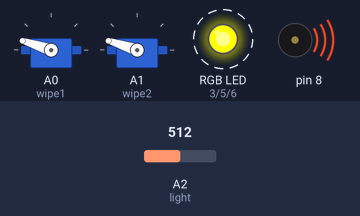
Simulated run of this sketch. Board: Arduino Uno, built with avr-gcc and run on an emulated ATmega328P. On the bench: 2 × servo, an RGB LED mixed from three pins (HIGH = lit), buzzer (waves = sounding). Dashed ring = blinking. Inputs (shaded band) come from the test bench; at power-on: A2 (light) = 512.

Above: at 1.2 s.
1.3 s: A2 (light) set to 787
4.3 s: A2 (light) set to 815
At 4.65 s:
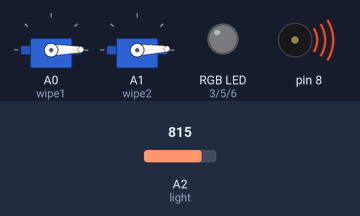
7.3 s: A2 (light) set to 790
At 7.96 s:
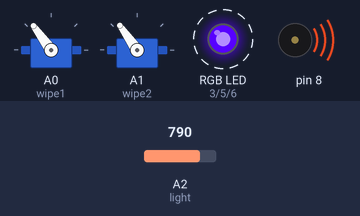
10.3 s: A2 (light) set to 810
At 10.68 s:
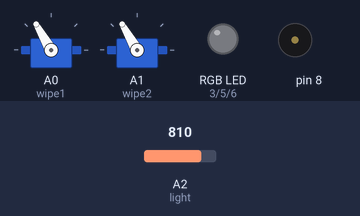
13.3 s: A2 (light) set to 716
At 13.98 s:
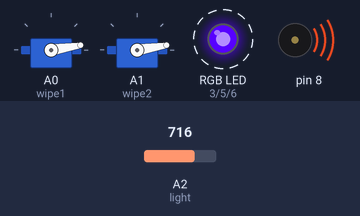
Timing chart, 0 to 26.1 s (numbered marks = the images above; inputs shaded):
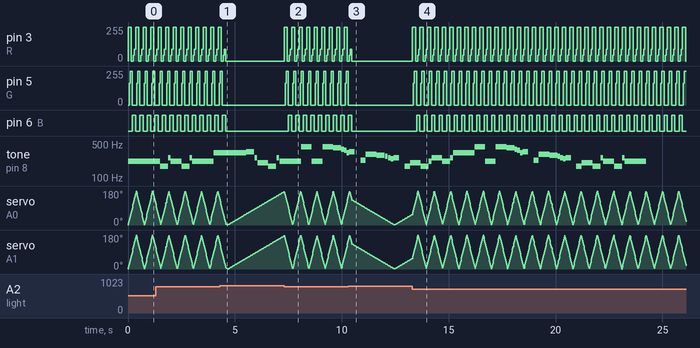

Measured:
- the behaviour switches between 800 and 801 on A2 (light) (found by bisection; images 0 and 1)
- after the input at 4.3 s, pin 5 (G): goes on until 4.4 s, then stays 0/255; pin 6 (B): goes on until 4.6 s, then stays LOW
- after the input at 7.3 s, pin 3 (R): 0/255 → 255/255 at once, then repeats every 0.35 s: 0/255 0.10 s, 43/255 0.05 s, 87/255 0.05 s, 255/255 0.15 s; pin 5 (G): 0/255 → 165/255 after 0.05 s, then repeats every 0.35 s: 255/255 0.10 s, 0/255 0.20 s, 165/255 0.05 s; pin 6 (B): alternates HIGH for 0.15 s and LOW for 0.20 s, starting after 0.20 s
- after the input at 10.3 s, pin 5 (G): goes on until 10.3 s, then stays 0/255; pin 6 (B): goes on until 10.5 s, then stays LOW
- after the input at 13.3 s, pin 3 (R): 0/255 → 255/255 at once, then repeats every 0.35 s: 0/255 0.10 s, 43/255 0.05 s, 87/255 0.05 s, 255/255 0.15 s; pin 5 (G): 0/255 → 165/255 after 0.05 s, then repeats every 0.35 s: 255/255 0.10 s, 0/255 0.20 s, 165/255 0.05 s; pin 6 (B): alternates HIGH for 0.15 s and LOW for 0.20 s, starting after 0.20 s
- by itself, pin 5 (G): repeats every 0.35 s: 255/255 0.10 s, 0/255 0.20 s, 165/255 0.05 s
- by itself, pin 6 (B): alternates HIGH for 0.15 s and LOW for 0.20 s

The sketch:

Final_project_104000033_2.ino
```cpp
#include <Arduino_FreeRTOS.h>
#include <Servo.h>

#define  C0 16.35
#define Db0 17.32
#define D0  18.35
#define Eb0 19.45
#define E0  20.60
#define F0  21.83
#define Gb0 23.12
#define G0  24.50
#define Ab0 25.96
#define LA0 27.50
#define Bb0 29.14
#define B0  30.87
#define C1  32.70
#define Db1 34.65
#define D1  36.71
#define Eb1 38.89
#define E1  41.20
#define F1  43.65
#define Gb1 46.25
#define G1  49.00
#define Ab1 51.91
#define LA1 55.00
#define Bb1 58.27
#define B1  61.74
#define C2  65.41
#define Db2 69.30
#define D2  73.42
#define Eb2 77.78
#define E2  82.41
#define F2  87.31
#define Gb2 92.50
#define G2  98.00
#define Ab2 103.83
#define LA2 110.00
#define Bb2 116.54
#define B2  123.47
#define C3  130.81
#define Db3 138.59
#define D3  146.83
#define Eb3 155.56
#define E3  164.81
#define F3  174.61
#define Gb3 185.00
#define G3  196.00
#define Ab3 207.65
#define LA3 220.00
#define Bb3 233.08
#define B3  246.94
#define C4  261.63
#define Db4 277.18
#define D4  293.66
#define Eb4 311.13
#define E4  329.63
#define F4  349.23
#define Gb4 369.99
#define G4  392.00
#define Ab4 415.30
#define LA4 440.00
#define Bb4 466.16
#define B4  493.88
#define C5  523.25
#define Db5 554.37
#define D5  587.33
#define Eb5 622.25
#define E5  659.26
#define F5  698.46
#define Gb5 739.99
#define G5  783.99
#define Ab5 830.61
#define LA5 880.00
#define Bb5 932.33
#define B5  987.77
#define C6  1046.50
#define Db6 1108.73
#define D6  1174.66
#define Eb6 1244.51
#define E6  1318.51
#define F6  1396.91
#define Gb6 1479.98
#define G6  1567.98
#define Ab6 1661.22
#define LA6 1760.00
#define Bb6 1864.66
#define B6  1975.53
#define C7  2093.00
#define Db7 2217.46
#define D7  2349.32
#define Eb7 2489.02
#define E7  2637.02
#define F7  2793.83
#define Gb7 2959.96
#define G7  3135.96
#define Ab7 3322.44
#define LA7 3520.01
#define Bb7 3729.31
#define B7  3951.07
#define C8  4186.01
#define Db8 4434.92
#define D8  4698.64
#define Eb8 4978.03
// DURATION OF THE NOTES
#define BPM 120    //  you can change this value changing all the others
#define H 2*Q //half 2/4
#define Q 60000/BPM //quarter 1/4
#define E Q/2   //eighth 1/8
#define S Q/4 // sixteenth 1/16
#define W 4*Q // whole 4/4

int pr;
//Servo
Servo wipe1;
Servo wipe2;

// RGB pin
const int R = 3;
const int G = 5;
const int B = 6;
void setup() {
  pinMode(8, OUTPUT);
  //light
  pinMode(A2, INPUT);

  //Servo
  wipe1.attach(A0);

  //servo
  wipe2.attach(A1);

  xTaskCreate(singing, (const portCHAR *)"singing", 128, NULL, 1, NULL);
  xTaskCreate(wiping1, (const portCHAR *)"wiping1", 128, NULL, 1, NULL);
  xTaskCreate(wiping2, (const portCHAR *)"wiping2", 128, NULL, 1, NULL);
  xTaskCreate(light, (const portCHAR *)"light", 80, NULL, 1, NULL);
}
void loop() {

}
void light(void *pvParameters) {
  (void) pvParameters;
  for ( ;; ) {
    pr = analogRead(A2);
    if (pr > 800) {
      analogWrite(R, 0);
      analogWrite(G, 0);
      analogWrite(B, 0);
    }
    else {
      rainbow();
    }
  }
}
void rainbow() {
  //red
  analogWrite(R, 255);
  analogWrite(G, 0);
  analogWrite(B, 0);
  delay(50);
  //orange
  analogWrite(R, 255);
  analogWrite(G, 165);
  analogWrite(B, 0);
  delay(50);
  //yellow
  analogWrite(R, 255);
  analogWrite(G, 255);
  analogWrite(B, 0);
  delay(50);
  //green
  analogWrite(R, 0);
  analogWrite(G, 255);
  analogWrite(B, 0);
  delay(50);
  //blue
  analogWrite(R, 0);
  analogWrite(G, 0);
  analogWrite(B, 255);
  delay(50);
  //indigo
  analogWrite(R, 43);
  analogWrite(G, 0);
  analogWrite(B, 255);
  delay(50);
  //purple
  analogWrite(R, 87);
  analogWrite(G, 0);
  analogWrite(B, 255);
  delay(50);
}
void wiping1(void *pvParameters) {
  (void) pvParameters;
  for ( ;; ) {
    for (int i = 0; i < 180; i++) {
      wipe1.write(i);
      delay(2);
      //delay(2);
    }
    for (int i = 180; i > 0; i--) {
      wipe1.write(i);
      delay(2);
      //delay(2);
    }
  }
}
void wiping2(void *pvParameters) {
  (void) pvParameters;
  for ( ;; ) {

    for (int i = 0; i < 180; i++) {
      wipe2.write(i);
      delay(2);
      //delay(2);
    }
    for (int i = 180; i > 0; i--) {
      wipe2.write(i);
      delay(2);
      //delay(2);
    }
  }
}
void singing(void *pvParameters) {
  (void) pvParameters;
  for ( ;; ) {
    tone(8, LA3, Q);
    delay(1 + Q);
    tone(8, LA3, Q);
    delay(1 + Q);
    tone(8, LA3, Q);
    delay(1 + Q);
    tone(8, F3, E + S);
    delay(1 + E + S);
    tone(8, C4, S);
    delay(1 + S);

    tone(8, LA3, Q);
    delay(1 + Q);
    tone(8, F3, E + S);
    delay(1 + E + S);
    tone(8, C4, S);
    delay(1 + S);
    tone(8, LA3, H);
    delay(1 + H);

    tone(8, E4, Q);
    delay(1 + Q);
    tone(8, E4, Q);
    delay(1 + Q);
    tone(8, E4, Q);
    delay(1 + Q);
    tone(8, F4, E + S);
    delay(1 + E + S);
    tone(8, C4, S);
    delay(1 + S);

    tone(8, Ab3, Q);
    delay(1 + Q);
    tone(8, F3, E + S);
    delay(1 + E + S);
    tone(8, C4, S);
    delay(1 + S);
    tone(8, LA3, H);
    delay(1 + H);

    tone(8, LA4, Q);
    delay(1 + Q);
    tone(8, LA3, E + S);
    delay(1 + E + S);
    tone(8, LA3, S);
    delay(1 + S);
    tone(8, LA4, Q);
    delay(1 + Q);
    tone(8, Ab4, E + S);
    delay(1 + E + S);
    tone(8, G4, S);
    delay(1 + S);

    tone(8, Gb4, S);
    delay(1 + S);
    tone(8, E4, S);
    delay(1 + S);
    tone(8, F4, E);
    delay(1 + E);
    delay(1 + E);
    tone(8, Bb3, E);
    delay(1 + E);
    tone(8, Eb4, Q);
    delay(1 + Q);
    tone(8, D4, E + S);
    delay(1 + E + S);
    tone(8, Db4, S);
    delay(1 + S);

    tone(8, C4, S);
    delay(1 + S);
    tone(8, B3, S);
    delay(1 + S);
    tone(8, C4, E);
    delay(1 + E);
    delay(1 + E);
    tone(8, F3, E);
    delay(1 + E);
    tone(8, Ab3, Q);
    delay(1 + Q);
    tone(8, F3, E + S);
    delay(1 + E + S);
    tone(8, LA3, S);
    delay(1 + S);

    tone(8, C4, Q);
    delay(1 + Q);
    tone(8, LA3, E + S);
    delay(1 + E + S);
    tone(8, C4, S);
    delay(1 + S);
    tone(8, E4, H);
    delay(1 + H);

    tone(8, LA4, Q);
    delay(1 + Q);
    tone(8, LA3, E + S);
    delay(1 + E + S);
    tone(8, LA3, S);
    delay(1 + S);
    tone(8, LA4, Q);
    delay(1 + Q);
    tone(8, Ab4, E + S);
    delay(1 + E + S);
    tone(8, G4, S);
    delay(1 + S);

    tone(8, Gb4, S);
    delay(1 + S);
    tone(8, E4, S);
    delay(1 + S);
    tone(8, F4, E);
    delay(1 + E);
    delay(1 + E);
    tone(8, Bb3, E);
    delay(1 + E);
    tone(8, Eb4, Q);
    delay(1 + Q);
    tone(8, D4, E + S);
    delay(1 + E + S);
    tone(8, Db4, S);
    delay(1 + S);

    tone(8, C4, S);
    delay(1 + S);
    tone(8, B3, S);
    delay(1 + S);
    tone(8, C4, E);
    delay(1 + E);
    delay(1 + E);
    tone(8, F3, E);
    delay(1 + E);
    tone(8, Ab3, Q);
    delay(1 + Q);
    tone(8, F3, E + S);
    delay(1 + E + S);
    tone(8, C4, S);
    delay(1 + S);

    tone(8, LA3, Q);
    delay(1 + Q);
    tone(8, F3, E + S);
    delay(1 + E + S);
    tone(8, C4, S);
    delay(1 + S);
    tone(8, LA3, H);
    delay(1 + H);

    delay(2 * H);
  }
}
```
